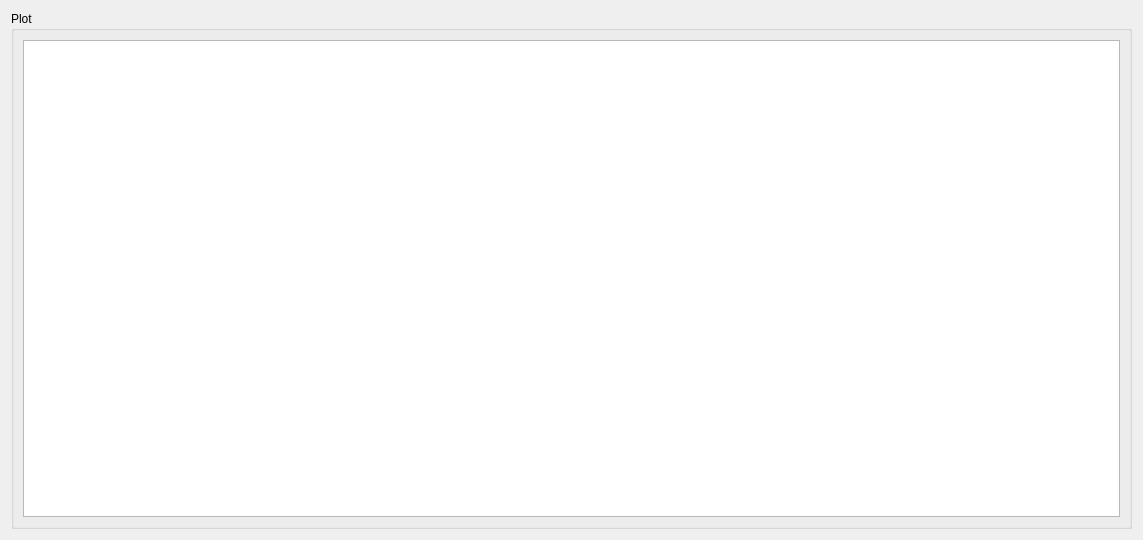
<?xml version="1.0" encoding="UTF-8"?>
<ui version="4.0">
 <class>Frame</class>
 <widget class="QFrame" name="Frame">
  <property name="geometry">
   <rect>
    <x>0</x>
    <y>0</y>
    <width>1143</width>
    <height>540</height>
   </rect>
  </property>
  <property name="windowTitle">
   <string>Frame</string>
  </property>
  <layout class="QHBoxLayout" name="horizontalLayout" stretch="5">
   <item>
    <widget class="QGroupBox" name="plotGroupBox">
     <property name="title">
      <string>Plot</string>
     </property>
     <layout class="QVBoxLayout" name="verticalLayout">
      <item>
       <widget class="GraphicsLayoutWidget" name="glw"/>
      </item>
     </layout>
    </widget>
   </item>
  </layout>
 </widget>
 <customwidgets>
  <customwidget>
   <class>GraphicsLayoutWidget</class>
   <extends>QGraphicsView</extends>
   <header>pyqtgraph</header>
  </customwidget>
 </customwidgets>
 <resources>
  <include location="../../trspectrometer.qrc"/>
 </resources>
 <connections/>
</ui>
